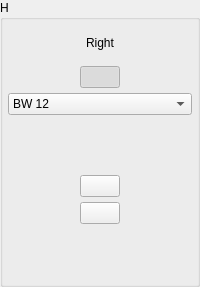
        <widget class="QGroupBox" name="groupBox_H">
         <property name="title">
          <string>H</string>
         </property>
         <layout class="QGridLayout" name="gridLayout_4">
          <property name="leftMargin">
           <number>5</number>
          </property>
          <property name="topMargin">
           <number>5</number>
          </property>
          <property name="rightMargin">
           <number>5</number>
          </property>
          <property name="bottomMargin">
           <number>5</number>
          </property>
          <property name="spacing">
           <number>5</number>
          </property>
          <item row="0" column="0">
           <layout class="QVBoxLayout" name="verticalLayout_3">
            <item>
             <widget class="QLabel" name="label_11">
              <property name="minimumSize">
               <size>
                <width>0</width>
                <height>36</height>
               </size>
              </property>
              <property name="maximumSize">
               <size>
                <width>16777215</width>
                <height>36</height>
               </size>
              </property>
              <property name="text">
               <string>Right</string>
              </property>
              <property name="alignment">
               <set>Qt::AlignCenter</set>
              </property>
             </widget>
            </item>
            <item alignment="Qt::AlignHCenter">
             <widget class="QPushButton" name="pb_Filter_RSetSync">
              <property name="minimumSize">
               <size>
                <width>0</width>
                <height>0</height>
               </size>
              </property>
              <property name="focusPolicy">
               <enum>Qt::NoFocus</enum>
              </property>
              <property name="text">
               <string/>
              </property>
              <property name="checkable">
               <bool>true</bool>
              </property>
              <property name="checked">
               <bool>true</bool>
              </property>
             </widget>
            </item>
            <item>
             <widget class="QComboBox" name="cb_Filter_R">
              <property name="focusPolicy">
               <enum>Qt::NoFocus</enum>
              </property>
              <property name="currentIndex">
               <number>5</number>
              </property>
              <property name="maxVisibleItems">
               <number>30</number>
              </property>
              <item>
               <property name="text">
                <string>L-R 12</string>
               </property>
              </item>
              <item>
               <property name="text">
                <string>L-R 24</string>
               </property>
              </item>
              <item>
               <property name="text">
                <string>L-R 36</string>
               </property>
              </item>
              <item>
               <property name="text">
                <string>L-R 48</string>
               </property>
              </item>
              <item>
               <property name="text">
                <string>BW 6</string>
               </property>
              </item>
              <item>
               <property name="text">
                <string>BW 12</string>
               </property>
              </item>
              <item>
               <property name="text">
                <string>BW 18</string>
               </property>
              </item>
              <item>
               <property name="text">
                <string>BW 24</string>
               </property>
              </item>
              <item>
               <property name="text">
                <string>BW 30</string>
               </property>
              </item>
              <item>
               <property name="text">
                <string>BW 36</string>
               </property>
              </item>
              <item>
               <property name="text">
                <string>BW 42</string>
               </property>
              </item>
              <item>
               <property name="text">
                <string>BW 48</string>
               </property>
              </item>
             </widget>
            </item>
            <item alignment="Qt::AlignHCenter">
             <widget class="ConfigGainWidget" name="dsb_Filter_R_Freq" native="true">
              <property name="minimumSize">
               <size>
                <width>50</width>
                <height>50</height>
               </size>
              </property>
              <property name="maximumSize">
               <size>
                <width>50</width>
                <height>50</height>
               </size>
              </property>
             </widget>
            </item>
            <item alignment="Qt::AlignHCenter">
             <widget class="QPushButton" name="pb_Output_Invert_R">
              <property name="minimumSize">
               <size>
                <width>0</width>
                <height>0</height>
               </size>
              </property>
              <property name="maximumSize">
               <size>
                <width>16777215</width>
                <height>16777215</height>
               </size>
              </property>
              <property name="focusPolicy">
               <enum>Qt::NoFocus</enum>
              </property>
              <property name="styleSheet">
               <string notr="true"/>
              </property>
              <property name="text">
               <string/>
              </property>
              <property name="checkable">
               <bool>true</bool>
              </property>
              <property name="checked">
               <bool>false</bool>
              </property>
             </widget>
            </item>
            <item alignment="Qt::AlignHCenter">
             <widget class="QPushButton" name="pb_Output_Mute_R">
              <property name="minimumSize">
               <size>
                <width>0</width>
                <height>0</height>
               </size>
              </property>
              <property name="maximumSize">
               <size>
                <width>16777215</width>
                <height>16777215</height>
               </size>
              </property>
              <property name="focusPolicy">
               <enum>Qt::NoFocus</enum>
              </property>
              <property name="styleSheet">
               <string notr="true"/>
              </property>
              <property name="text">
               <string/>
              </property>
              <property name="checkable">
               <bool>true</bool>
              </property>
              <property name="checked">
               <bool>false</bool>
              </property>
             </widget>
            </item>
            <item alignment="Qt::AlignHCenter">
             <widget class="ConfigGainWidget" name="dsb_Output_Level_R" native="true">
              <property name="minimumSize">
               <size>
                <width>50</width>
                <height>50</height>
               </size>
              </property>
              <property name="maximumSize">
               <size>
                <width>50</width>
                <height>50</height>
               </size>
              </property>
             </widget>
            </item>
           </layout>
          </item>
         </layout>
        </widget>
